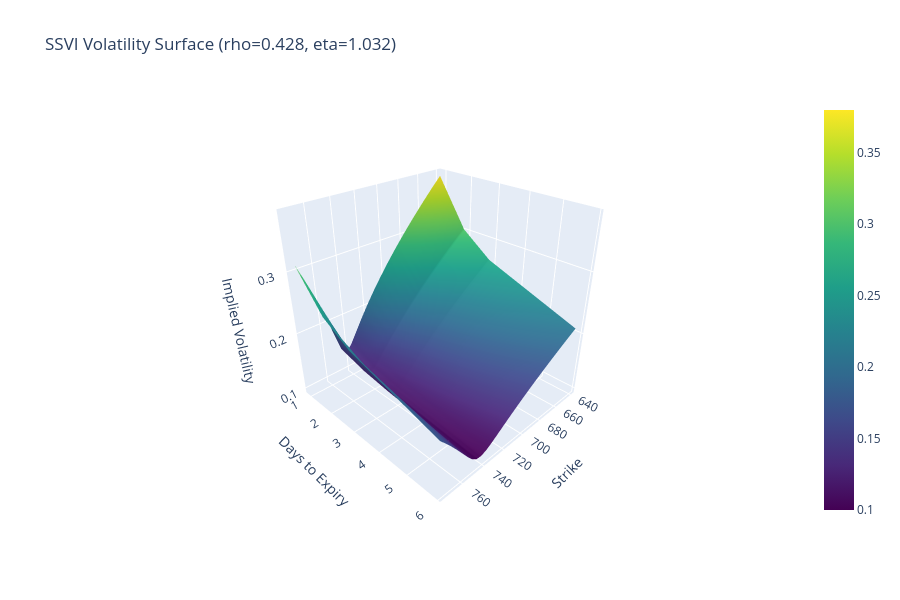

The code cell stored with this chart in its notebook:
### Markdown cell above
# Visualization: 3D Volatility Surface

### Code cell
# Create a dense grid for the 3D surface
strike_range = np.linspace(
    min([s['strikes'].min() for s in svi_slices]),
    max([s['strikes'].max() for s in svi_slices]),
    30
)

T_range = np.array([s['T'] for s in svi_slices])

IV_matrix = []
for T_val in T_range:
    # For each expiry, compute the SSVI IV for all strikes in the dense grid
    # We need to map strikes to log-moneyness using the forward for that expiry.
    # We'll approximate by finding the theta for that expiry.
    slice_data = next(s for s in svi_slices if abs(s['T'] - T_val) < 0.001)
    forward = slice_data['forward']
    theta = slice_data['theta']
    k_grid = np.log(strike_range / forward)
    iv_grid = ssvi_iv(k_grid, theta, rho_fit, eta_fit, T_val, gamma)
    IV_matrix.append(iv_grid)

IV_matrix = np.array(IV_matrix)

# 3D Surface Plot
fig3d = go.Figure(data=[
    go.Surface(
        z=IV_matrix,
        x=strike_range,
        y=T_range * 365,  # Convert to days for readability
        colorscale='Viridis',
        hovertemplate='Strike: %{x:.1f}<br>DTE: %{y:.0f}<br>IV: %{z:.2%}<extra></extra>'
    )
])

fig3d.update_layout(
    title_text=f"SSVI Volatility Surface (rho={rho_fit:.3f}, eta={eta_fit:.3f})",
    scene=dict(
        xaxis_title='Strike',
        yaxis_title='Days to Expiry',
        zaxis_title='Implied Volatility',
        camera=dict(eye=dict(x=1.5, y=1.5, z=1.2))
    ),
    height=600,
    width=900
)
fig3d.show()

### Figure 1 — Plotly figure (JSON) as saved in the notebook; plotly's stock layout.template omitted (floating-point values rounded to 4 significant figures)
{"data": [{"colorscale": [[0, "#440154"], [0.1111, "#482878"], [0.2222, "#3e4989"], [0.3333, "#31688e"], [0.4444, "#26828e"], [0.5556, "#1f9e89"], [0.6667, "#35b779"], [0.7778, "#6ece58"], [0.8889, "#b5de2b"], [1, "#fde725"]], "hovertemplate": "Strike: %{x:.1f}<br>DTE: %{y:.0f}<br>IV: %{z:.2%}<extra></extra>", "type": "surface", "x": [640.0, 644.7, 649.3, 654.0, 658.6, 663.3, 667.9, 672.6, 677.2, 681.9, 686.6, 691.2, 695.9, 700.5, 705.2, 709.8, 714.5, 719.1, 723.8, 728.4, 733.1, 737.8, 742.4, 747.1, 751.7, 756.4, 761.0, 765.7, 770.3, 775.0], "y": [0.9081, 1.908, 2.908, 5.908], "z": [[0.38, 0.3715, 0.3628, 0.354, 0.345, 0.3359, 0.3266, 0.3171, 0.3073, 0.2973, 0.2871, 0.2765, 0.2656, 0.2544, 0.2427, 0.2306, 0.2179, 0.2046, 0.1907, 0.176, 0.1607, 0.1457, 0.1354, 0.1456, 0.1763, 0.2083, 0.2374, 0.2636, 0.2875, 0.3095], [0.3024, 0.2957, 0.2889, 0.282, 0.275, 0.2679, 0.2606, 0.2532, 0.2456, 0.2379, 0.2299, 0.2217, 0.2133, 0.2047, 0.1957, 0.1864, 0.1768, 0.1668, 0.1564, 0.1458, 0.1353, 0.126, 0.1223, 0.1321, 0.153, 0.1755, 0.1967, 0.2163, 0.2343, 0.2511], [0.2654, 0.2596, 0.2537, 0.2478, 0.2417, 0.2355, 0.2292, 0.2228, 0.2163, 0.2096, 0.2027, 0.1957, 0.1885, 0.181, 0.1734, 0.1654, 0.1573, 0.1489, 0.1403, 0.1316, 0.1233, 0.1167, 0.1155, 0.1245, 0.1412, 0.1596, 0.1771, 0.1936, 0.2088, 0.2231], [0.2088, 0.2043, 0.1998, 0.1952, 0.1905, 0.1858, 0.181, 0.1761, 0.1711, 0.1659, 0.1607, 0.1554, 0.1499, 0.1443, 0.1385, 0.1327, 0.1266, 0.1205, 0.1144, 0.1085, 0.1032, 0.09985, 0.1007, 0.1078, 0.1193, 0.1321, 0.1447, 0.1568, 0.1681, 0.1788]]}], "layout": {"height": 600, "scene": {"camera": {"eye": {"x": 1.5, "y": 1.5, "z": 1.2}}, "xaxis": {"title": {"text": "Strike"}}, "yaxis": {"title": {"text": "Days to Expiry"}}, "zaxis": {"title": {"text": "Implied Volatility"}}}, "title": {"text": "SSVI Volatility Surface (rho=0.428, eta=1.032)"}, "width": 900}}
